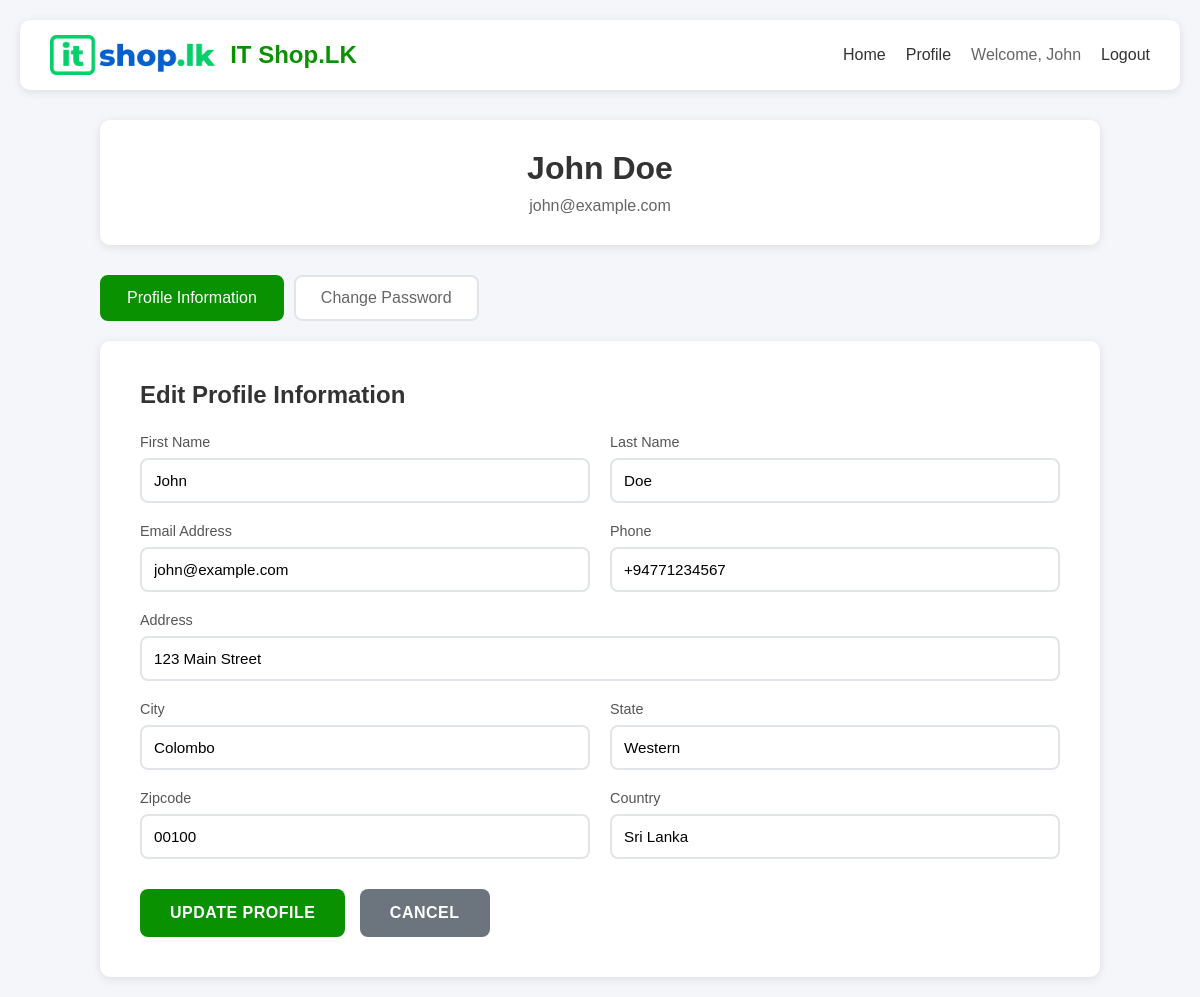
Page /OLD/profile.php (signed in) on the committed database.
### tables this page shows
CREATE TABLE users (
    id INT AUTO_INCREMENT PRIMARY KEY,
    first_name VARCHAR(100) NOT NULL,
    last_name VARCHAR(100) NOT NULL,
    full_name VARCHAR(200) GENERATED ALWAYS AS (CONCAT(first_name, ' ', last_name)) STORED,
    phone VARCHAR(20) NOT NULL,
    address TEXT NOT NULL,
    city VARCHAR(100) NOT NULL,
    state VARCHAR(100) NOT NULL,
    zipcode VARCHAR(20) NOT NULL,
    country VARCHAR(100) NOT NULL DEFAULT 'Sri Lanka',
    email VARCHAR(255) NOT NULL UNIQUE,
    password VARCHAR(255) NOT NULL,
    created_at TIMESTAMP DEFAULT CURRENT_TIMESTAMP,
    updated_at TIMESTAMP DEFAULT CURRENT_TIMESTAMP ON UPDATE CURRENT_TIMESTAMP,
    
    INDEX idx_email (email),
    INDEX idx_created_at (created_at),
    INDEX idx_full_name (full_name)
);

### OLD/profile.php (the view, shortened to what this page needs)
<?php
include 'db.php';
$user_data = [];
$user_id = $_SESSION['user_id'];
$stmt = $conn->prepare("SELECT first_name, last_name, phone, address, city, state, zipcode, country, email FROM users WHERE id = ?");
$stmt->bind_param("i", $user_id);
$stmt->execute();
$result = $stmt->get_result();
if ($result->num_rows == 1) {
    $user_data = $result->fetch_assoc();
} else {
    $error = "User not found.";
}
?>
<!DOCTYPE html>
<html lang="en">
<head>
</head>
<body>
    <div class="navbar">
        <div class="logo">
            <img src="assets/revised-04.png" alt="STC Logo">
            <h1>IT Shop.LK</h1>
        </div>
        <div class="nav-links">
            <a href="index.php">Home</a>
            <a href="profile.php">Profile</a>
            <span class="user-info">Welcome, <?php echo htmlspecialchars($_SESSION['user_name']); ?></span>
            <a href="logout.php">Logout</a>
        </div>
    </div>
    <div class="container">
        <div class="profile-header">
            <h2><?php echo htmlspecialchars($user_data['first_name'] . ' ' . $user_data['last_name']); ?></h2>
            <p><?php echo htmlspecialchars($user_data['email']); ?></p>
        </div>
        <div class="tabs">
            <button class="tab-btn active" onclick="switchTab('profile')">Profile Information</button>
            <button class="tab-btn" onclick="switchTab('password')">Change Password</button>
        </div>
        <div id="profile-tab" class="tab-content active">
            <div class="form-card">
                <h3>Edit Profile Information</h3>
                <form method="POST" action="">
                    <div class="form-row">
                        <div class="form-group">
                            <label for="first_name">First Name</label>
                            <input type="text" id="first_name" name="first_name" value="<?php echo htmlspecialchars($user_data['first_name']); ?>" required>
                        </div>
                        <div class="form-group">
                            <label for="last_name">Last Name</label>
                            <input type="text" id="last_name" name="last_name" value="<?php echo htmlspecialchars($user_data['last_name']); ?>" required>
                        </div>
                    </div>
                    <div class="form-row">
                        <div class="form-group">
                            <label for="email">Email Address</label>
                            <input type="email" id="email" name="email" value="<?php echo htmlspecialchars($user_data['email']); ?>" required>
                        </div>
                        <div class="form-group">
                            <label for="phone">Phone</label>
                            <input type="tel" id="phone" name="phone" value="<?php echo htmlspecialchars($user_data['phone']); ?>" required>
                        </div>
                    </div>
                    <div class="form-row">
                        <div class="form-group">
                            <label for="address">Address</label>
                            <input type="text" id="address" name="address" value="<?php echo htmlspecialchars($user_data['address']); ?>" required>
                        </div>
                    </div>
                    <div class="form-row">
                        <div class="form-group">
                            <label for="city">City</label>
                            <input type="text" id="city" name="city" value="<?php echo htmlspecialchars($user_data['city']); ?>" required>
                        </div>
                        <div class="form-group">
                            <label for="state">State</label>
                            <input type="text" id="state" name="state" value="<?php echo htmlspecialchars($user_data['state']); ?>" required>
                        </div>
                    </div>
                    <div class="form-row">
                        <div class="form-group">
                            <label for="zipcode">Zipcode</label>
                            <input type="text" id="zipcode" name="zipcode" value="<?php echo htmlspecialchars($user_data['zipcode']); ?>" required>
                        </div>
                        <div class="form-group">
                            <label for="country">Country</label>
                            <input type="text" id="country" name="country" value="<?php echo htmlspecialchars($user_data['country']); ?>" required>
                        </div>
                    </div>
                    <button type="submit" name="update_profile" class="btn">Update Profile</button>
                    <a href="index.php"><button type="button" class="btn btn-secondary">Cancel</button></a>
                </form>
            </div>
        </div>
    </div>
</body>
</html>

### OLD/profile.php (style rules this page uses)
* { margin: 0; padding: 0; box-sizing: border-box; }
body { font-family: 'Poppins', sans-serif; background: #f5f6fa; min-height: 100vh; padding: 20px; }
.navbar { background: white; padding: 15px 30px; box-shadow: 0 2px 10px rgba(0, 0, 0, 0.1); margin-bottom: 30px; border-radius: 10px; display: flex; justify-content: space-between; align-items: center; }
.navbar .logo { display: flex; align-items: center; gap: 15px; }
.navbar .logo img { height: 40px; }
.navbar .logo h1 { color: #0a9101ff; font-size: 1.5rem; }
.navbar .nav-links { display: flex; gap: 20px; align-items: center; }
.navbar .nav-links a { color: #333; text-decoration: none; font-weight: 500; transition: color 0.3s; }
.navbar .user-info { color: #666; font-weight: 500; }
.container { max-width: 1000px; margin: 0 auto; }
.profile-header { background: white; padding: 30px; border-radius: 10px; box-shadow: 0 2px 10px rgba(0, 0, 0, 0.1); margin-bottom: 30px; text-align: center; }
.profile-header h2 { color: #333; font-size: 2rem; margin-bottom: 10px; }
.profile-header p { color: #666; font-size: 1rem; }
.tabs { display: flex; gap: 10px; margin-bottom: 20px; }
.tab-btn { padding: 12px 25px; background: white; border: 2px solid #e1e5e9; border-radius: 8px; cursor: pointer; font-size: 1rem; font-weight: 500; color: #666; transition: all 0.3s; }
.tab-btn.active { background: #0a9101ff; color: white; border-color: #0a9101ff; }
.tab-content { display: none; }
.tab-content.active { display: block; }
.form-card { background: white; padding: 40px; border-radius: 10px; box-shadow: 0 2px 10px rgba(0, 0, 0, 0.1); }
.form-card h3 { color: #333; font-size: 1.5rem; margin-bottom: 25px; }
.form-row { display: flex; gap: 20px; margin-bottom: 20px; }
.form-group { flex: 1; }
.form-group label { display: block; margin-bottom: 8px; color: #555; font-weight: 500; font-size: 0.9rem; }
.form-group input { width: 100%; padding: 12px; border: 2px solid #e1e5e9; border-radius: 8px; font-size: 0.95rem; transition: all 0.3s ease; }
.btn { padding: 15px 30px; background: #0a9101ff; color: white; border: none; border-radius: 8px; font-size: 1rem; font-weight: 600; cursor: pointer; transition: all 0.3s ease; text-transform: uppercase; letter-spacing: 0.5px; margin-top: 10px; }
.btn-secondary { background: #6c757d; margin-left: 10px; }

### rows in the picture
users: first_name+last_name "John Doe", email "john@example.com", first_name "John", last_name "Doe", phone "+94771234567", address "123 Main Street", city "Colombo", state "Western", zipcode "00100", country "Sri Lanka"

### other values in the picture
$_SESSION['user_name'] "John"
